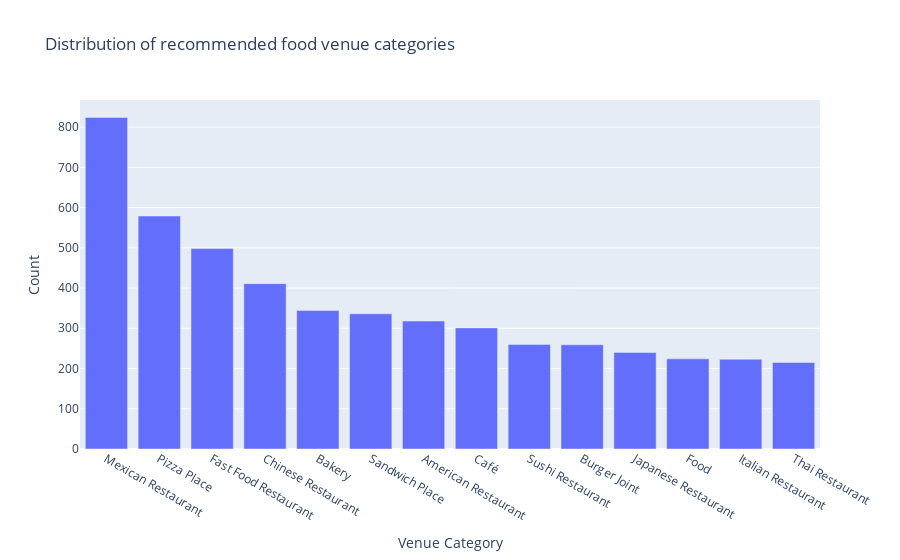

The code cell stored with this chart in its notebook:
### Markdown cell above
Having a look at the distribution of food venues across the three areas, we
can make the following observations:
- Mexican restaurants are the most common food venue overall
- Fast Food restaurants are the second most common venue, but Norwalk has by
 far the most
- Pacoima has the least restaurants overall and Norwalk the most, despite
both of them are very close in population
- There seems to be space for a Chinese or American Restaurant or a Donut
Shop in Pacoima
- Even sandwich and pizza places are not very common in Pacoima
- Opening another fast food restaurant or mexican restaurant does not seem
like a good idea

<br />
Again, let us have a look on the most recommended food venues in the county
for comparison:

### Code cell
import plotly.express as px
top15 = sorted.iloc[0:14]
fig = px.bar(top15, x="Venue Category", y="Count",
             title='Distribution of recommended food venue categories')
fig.show()

### Figure 1 — Plotly figure (JSON) as saved in the notebook; plotly's stock layout.template omitted (floating-point values rounded to 4 significant figures)
{"data": [{"alignmentgroup": "True", "hovertemplate": "Venue Category=%{x}<br>Count=%{y}<extra></extra>", "legendgroup": "", "marker": {"color": "#636efa"}, "name": "", "offsetgroup": "", "orientation": "v", "showlegend": false, "textposition": "auto", "type": "bar", "x": ["Mexican Restaurant", "Pizza Place", "Fast Food Restaurant", "Chinese Restaurant", "Bakery", "Sandwich Place", "American Restaurant", "Café", "Sushi Restaurant", "Burger Joint", "Japanese Restaurant", "Food", "Italian Restaurant", "Thai Restaurant"], "xaxis": "x", "y": [824, 579, 498, 411, 344, 336, 318, 301, 260, 259, 240, 224, 223, 215], "yaxis": "y"}], "layout": {"barmode": "relative", "legend": {"tracegroupgap": 0}, "title": {"text": "Distribution of recommended food venue categories"}, "xaxis": {"anchor": "y", "domain": [0, 1], "title": {"text": "Venue Category"}}, "yaxis": {"anchor": "x", "domain": [0, 1], "title": {"text": "Count"}}}}
